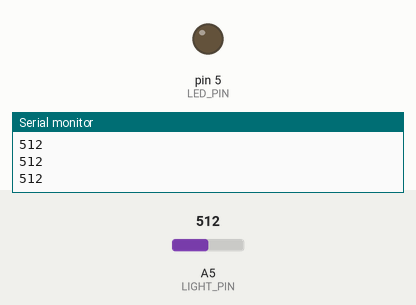
This sketch was run on a simulated Arduino Uno, built with avr-gcc and run on an emulated ATmega328P. On the bench: output pins drawn as LEDs (lit = HIGH), the last lines printed to the serial monitor. Inputs (shaded band) come from the test bench; at power-on: A5 (LIGHT_PIN) = 512.

Above: at 1.2 s.
1.3 s: A5 (LIGHT_PIN) set to 306
At 2.4 s:
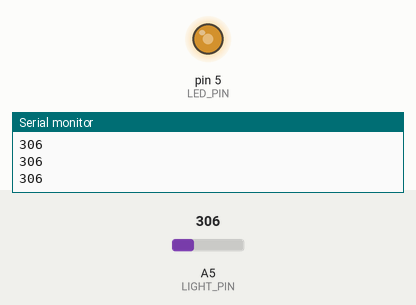
2.9 s: A5 (LIGHT_PIN) set to 122
At 3.8 s:
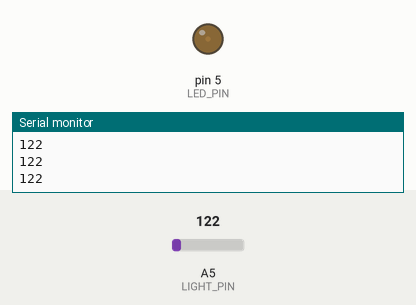
Timing chart, 0 to 5.9 s (numbered marks = the images above; inputs shaded):
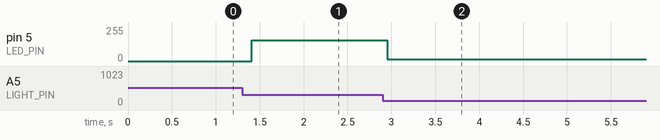

The sketch:

main.ino
```cpp
#define LIGHT_PIN A5
#define LED_PIN 5

void setup() {
  pinMode(LIGHT_PIN, INPUT);
  pinMode(LED_PIN, OUTPUT);
  Serial.begin(9600);
}

void loop() {
  int light = analogRead(LIGHT_PIN);
  Serial.println(light);
  if(light < 512) analogWrite(LED_PIN, 1024 - (light * 2));
  else analogWrite(LED_PIN, 0);
  delay(128);
}
```

Measured:
- after the input at 1.3 s, pin 5 (LED_PIN): 0/255 → 156/255 after 0.11 s
- after the input at 2.9 s, pin 5 (LED_PIN): 156/255 → 12/255 after 0.05 s
